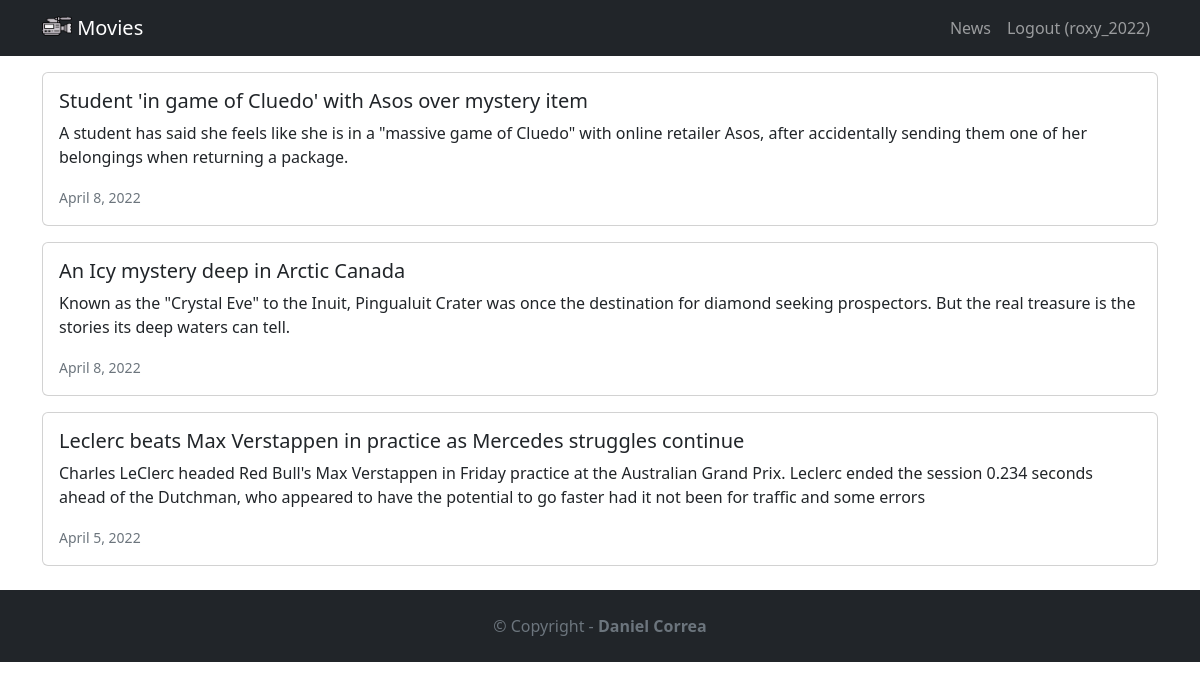
The app's page /news/ (signed in) with its own data.
### news/models.py (models this page shows, shortened)
class News(models.Model):
    headline = models.CharField(max_length=200)
    body = models.TextField()
    date = models.DateField()

### news/views.py (the view)
# urls.py: path('news/', include('news.urls')),
def news(request):
    newss = News.objects.all().order_by('-date')
    context = {
        'newss':newss
    }
    return render(request, 'news.html', context)

### news/templates/news.html
{% extends 'base.html' %}
{% block content %}
        {% for news in newss %}
            <div class="card mb-3">
                <div class="row g-0">
                    <div>
                        <div class="card-body">
                            <h5 class="card-title">
                                {{ news.headline }}
                            </h5>
                            <p class="card-text">
                                {{ news.body }}
                            </p>
                            <p class="card-text"><small class="text-muted">
                                {{ news.date }}
                            </small></p>
                        </div>
                    </div>
                </div>
            </div>
        {% endfor %}
{% endblock %}

### moviereviews/templates/base.html (shortened to what this page needs)
<!DOCTYPE html>
<html lang="en">
<head>
    <link href="https://cdn.jsdelivr.net/npm/bootstrap@5.2.1/dist/css/bootstrap.min.css" rel="stylesheet">
</head>
<body>
    <nav class="navbar navbar-expand-lg navbar-dark bg-dark mb-3">
        <div class="container">
            <a href="{% url 'home' %}" class="navbar-brand">
                {% load static %}
                <img src="{% static 'images/camera.png' %}" alt="" width="30" height="24" class="d-inline-block align-text-top" />
                Movies
            </a>
            <div class="collapse navbar-collapse"
                id="navbarNavAltMarkup">
                <div class="navbar-nav ms-auto">
                    <a href="{% url 'news' %}" class="nav-link">News</a>
                    {% if user.is_authenticated %}
                        <a href="{% url 'logoutaccount' %}" class="nav-link">Logout ({{ user.username }})</a>
                    {% else %}
                        <a href="{% url 'loginaccount' %}" class="nav-link">Login</a>
                        <a href="{% url 'signupaccount' %}" class="nav-link">Sign Up</a>
                    {% endif %}
                </div>
            </div>
        </div>
    </nav>
    <div class="container">
        {% block content %}
        {% endblock %}
    </div>
    <footer class="text-center text-lg-start bg-dark text-muted mt-4">
        <div class="text-center p-4">
            © Copyright -
            <a href="https://twitter.com/danielgarax" class="text-reset fw-bold text-decoration-none" target="_blank">Daniel Correa</a>
        </div>
    </footer>
</body>
</html>

### records on screen
News: headline "Student 'in game of Cluedo' with Asos over mystery item", body "A student has said she feels like she is in a \"massive game of Cluedo\" with online retailer Asos, after accidentally sending them one of her belongings when returning a package.", date "April 8, 2022"
News: headline "An Icy mystery deep in Arctic Canada", body "Known as the \"Crystal Eve\" to the Inuit, Pingualuit Crater was once the destination for diamond seeking prospectors. But the real treasure is the stories its deep waters can tell.", date "April 8, 2022"
News: headline "Leclerc beats Max Verstappen in practice as Mercedes struggles continue", body "Charles LeClerc headed Red Bull's Max Verstappen in Friday practice at the Australian Grand Prix. Leclerc ended the session 0.234 seconds ahead of the Dutchman, who appeared to have the potential to go faster had it not been for traffic and some errors", date "April 5, 2022"

### other values on screen
{{ user.username }} "roxy_2022"
